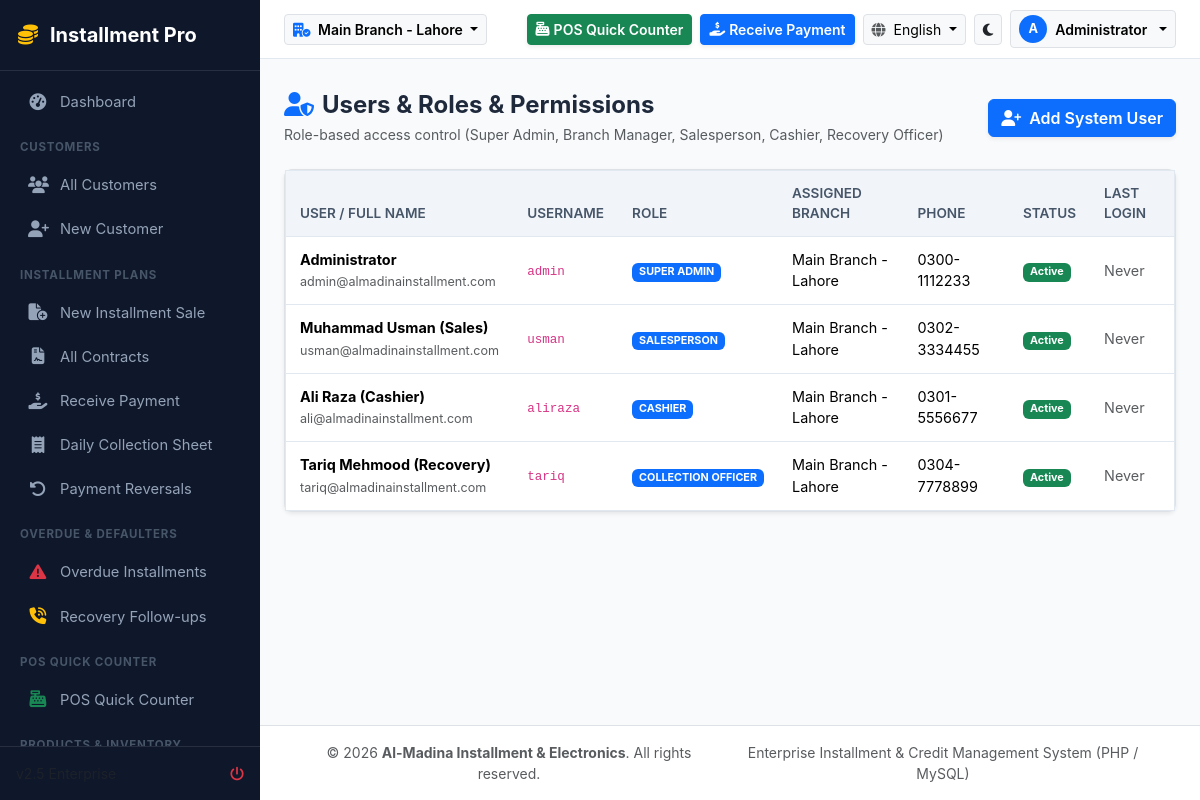
Screenshot of /users/index.php (signed in) with the database file from the repository.
### tables this page shows
CREATE TABLE IF NOT EXISTS `branches` (
    `id` INT AUTO_INCREMENT PRIMARY KEY,
    `branch_code` VARCHAR(20) NOT NULL UNIQUE,
    `name` VARCHAR(150) NOT NULL,
    `urdu_name` VARCHAR(150) NULL,
    `phone` VARCHAR(50) NULL,
    `address` TEXT NULL,
    `city` VARCHAR(100) DEFAULT 'Lahore',
    `is_active` TINYINT(1) DEFAULT 1,
    `created_at` TIMESTAMP DEFAULT CURRENT_TIMESTAMP
);

CREATE TABLE IF NOT EXISTS `users` (
    `id` INT AUTO_INCREMENT PRIMARY KEY,
    `branch_id` INT NULL,
    `role_id` INT NOT NULL,
    `full_name` VARCHAR(150) NOT NULL,
    `username` VARCHAR(60) NOT NULL UNIQUE,
    `email` VARCHAR(150) NULL,
    `phone` VARCHAR(50) NULL,
    `password_hash` VARCHAR(255) NOT NULL,
    `status` ENUM('active', 'inactive') DEFAULT 'active',
    `last_login` DATETIME NULL,
    `created_at` TIMESTAMP DEFAULT CURRENT_TIMESTAMP,
    FOREIGN KEY (`branch_id`) REFERENCES `branches`(`id`) ON DELETE SET NULL,
    FOREIGN KEY (`role_id`) REFERENCES `roles`(`id`)
);

CREATE TABLE IF NOT EXISTS `roles` (
    `id` INT AUTO_INCREMENT PRIMARY KEY,
    `role_name` VARCHAR(50) NOT NULL UNIQUE,
    `description` VARCHAR(255) NULL,
    `permissions` TEXT NULL,  
    `created_at` TIMESTAMP DEFAULT CURRENT_TIMESTAMP
);

### config/lang.php (called while the page is built, shortened)
<?php
function current_lang(): string {
    return $_SESSION['app_lang'] ?? 'en';
}
function is_rtl(): bool {
    return current_lang() === 'ur';
}
function __($key): string {
    $lang = current_lang();
    return $GLOBALS['LANG'][$lang][$key] ?? $GLOBALS['LANG']['en'][$key] ?? $key;
}

### config/auth.php (called while the page is built, shortened)
<?php
function is_logged_in(): bool {
    $userId = $_SESSION['installment_user_id'] ?? $_SESSION['user_id'] ?? null;
    return !empty($userId);
}
function current_user(): ?array {
    $userId = (int)($_SESSION['installment_user_id'] ?? $_SESSION['user_id'] ?? 0);
    return [
        'id' => $_SESSION['installment_user_id'] ?? $_SESSION['user_id'] ?? $userId,
        'username' => $_SESSION['username'] ?? 'User',
        'full_name' => $_SESSION['full_name'] ?? 'User',
        'role_id' => $_SESSION['role_id'] ?? 1,
        'role_name' => $_SESSION['role_name'] ?? 'User',
        'branch_id' => $_SESSION['branch_id'] ?? 1,
        'permissions' => $_SESSION['permissions'] ?? []
    ];
}
function current_branch_id(): int {
    return (int)($_SESSION['active_branch_id'] ?? 1);
}

### config/db.php (called while the page is built, shortened)
<?php
class DB {
    private static ?PDO $instance = null;
    public static function getConnection(): PDO {
        if (self::$instance === null) {
            try {
                $dsn = "mysql:host=" . DB_HOST . ";port=" . DB_PORT . ";dbname=" . DB_NAME . ";charset=utf8mb4";
                self::$instance = new PDO($dsn, DB_USER, DB_PASS, [
                    PDO::ATTR_ERRMODE            => PDO::ERRMODE_EXCEPTION,
                    PDO::ATTR_DEFAULT_FETCH_MODE => PDO::FETCH_ASSOC,
                    PDO::ATTR_EMULATE_PREPARES   => false,
                    PDO::MYSQL_ATTR_INIT_COMMAND => "SET NAMES utf8mb4"
                ]);
            } catch (PDOException $e) {
                die("Database Connection Error: " . htmlspecialchars($e->getMessage()) . "<br>Please ensure MySQL is running on port " . DB_PORT . " and run <a href='" . BASE_URL . "/setup.php'>setup.php</a>");
            }
        }
        return self::$instance;
    }
    public static function query(string $sql, array $params = []): PDOStatement {
        $stmt = self::getConnection()->prepare($sql);
        $stmt->execute($params);
        return $stmt;
    }
    public static function fetch(string $sql, array $params = []): ?array {
        $result = self::query($sql, $params)->fetch();
        return $result ?: null;
    }
    public static function fetchAll(string $sql, array $params = []): array {
        return self::query($sql, $params)->fetchAll();
    }
}

### users/index.php (the view, shortened to what this page needs)
<?php
require_once __DIR__ . '/../includes/header.php';
$users = DB::fetchAll("SELECT u.*, r.role_name, b.name as branch_name
    FROM users u
    JOIN roles r ON u.role_id = r.id
    LEFT JOIN branches b ON u.branch_id = b.id
    ORDER BY u.id ASC");
?>
<div class="d-flex justify-content-between align-items-center mb-4">
    <div>
        <h4 class="fw-bold mb-1"><i class="fa-solid fa-user-shield text-primary me-2"></i><?= __('users') ?> & Permissions</h4>
        <p class="text-muted small mb-0">Role-based access control (Super Admin, Branch Manager, Salesperson, Cashier, Recovery Officer)</p>
    </div>
    <button type="button" class="btn btn-primary fw-semibold shadow-sm" data-bs-toggle="modal" data-bs-target="#newUserModal">
        <i class="fa-solid fa-user-plus me-1"></i> Add System User
    </button>
</div>
<div class="card border rounded-3 shadow-sm">
    <div class="table-responsive">
        <table class="table table-hover align-middle mb-0 table-custom">
            <thead>
                <tr>
                    <th>User / Full Name</th>
                    <th>Username</th>
                    <th>Role</th>
                    <th>Assigned Branch</th>
                    <th>Phone</th>
                    <th>Status</th>
                    <th>Last Login</th>
                </tr>
            </thead>
            <tbody>
                <?php foreach ($users as $u): ?>
                <tr>
                    <td>
                        <div class="fw-bold"><?= htmlspecialchars($u['full_name']) ?></div>
                        <small class="text-muted"><?= htmlspecialchars($u['email'] ?: '-') ?></small>
                    </td>
                    <td><code><?= htmlspecialchars($u['username']) ?></code></td>
                    <td><span class="badge bg-primary text-uppercase"><?= htmlspecialchars($u['role_name']) ?></span></td>
                    <td><?= htmlspecialchars($u['branch_name'] ?? 'Main Branch') ?></td>
                    <td><?= htmlspecialchars($u['phone'] ?: '-') ?></td>
                    <td>
                        <span class="badge bg-<?= $u['status'] === 'active' ? 'success' : 'danger' ?>"><?= ucfirst($u['status']) ?></span>
                    </td>
                    <td class="small text-muted"><?= $u['last_login'] ? format_date($u['last_login'], 'd M Y h:i A') : 'Never' ?></td>
                </tr>
                <?php endforeach; ?>
            </tbody>
        </table>
    </div>
</div>
<?php require_once __DIR__ . '/../includes/footer.php'; ?>

### includes/header.php (shortened to what this page needs)
<?php
$currentUser = current_user();
$activeBranchId = current_branch_id();
$branches = DB::fetchAll("SELECT * FROM branches WHERE is_active = 1 ORDER BY id ASC");
$activeBranch = DB::fetch("SELECT * FROM branches WHERE id = ?", [$activeBranchId]) ?? ($branches[0] ?? ['name' => 'Main Branch']);
$themeMode = $_SESSION['theme_mode'] ?? 'light';
$lang = current_lang();
$isRtl = is_rtl();
?>
<!DOCTYPE html>
<html lang="<?= $lang ?>" dir="<?= $isRtl ? 'rtl' : 'ltr' ?>" data-bs-theme="<?= $themeMode ?>">
<head>
    <link rel="stylesheet" href="https://cdn.jsdelivr.net/npm/bootstrap@5.3.2/dist/css/bootstrap.min.css">
    <link rel="stylesheet" href="https://cdnjs.cloudflare.com/ajax/libs/font-awesome/6.5.1/css/all.min.css">
    <link rel="stylesheet" href="<?= BASE_URL ?>/assets/css/custom.css">
</head>
<body dir="<?= $isRtl ? 'rtl' : 'ltr' ?>">
<div id="app-wrapper">
    <?php include __DIR__ . '/sidebar.php'; ?>
    <div id="main-content">
        <header class="top-navbar">
            <div class="d-flex align-items-center gap-3">
                <div class="dropdown">
                    <button class="btn btn-sm btn-light border dropdown-toggle fw-semibold" type="button" data-bs-override="true" data-bs-toggle="dropdown">
                        <i class="fa-solid fa-building-circle-check text-primary me-1"></i>
                        <?= htmlspecialchars($isRtl && !empty($activeBranch['urdu_name']) ? $activeBranch['urdu_name'] : $activeBranch['name']) ?>
                    </button>
                </div>
            </div>
            <div class="d-flex align-items-center gap-2">
                <a href="<?= BASE_URL ?>/pos/index.php" class="btn btn-sm btn-success fw-semibold d-none d-sm-inline-flex align-items-center gap-1 shadow-sm">
                    <i class="fa-solid fa-cash-register"></i> <?= __('pos') ?>
                </a>
                <a href="<?= BASE_URL ?>/collection/receive.php" class="btn btn-sm btn-primary fw-semibold d-none d-md-inline-flex align-items-center gap-1 shadow-sm">
                    <i class="fa-solid fa-hand-holding-dollar"></i> <?= __('receive_payment') ?>
                </a>
                <div class="dropdown">
                    <button class="btn btn-sm btn-light border dropdown-toggle" type="button" data-bs-toggle="dropdown">
                        <i class="fa-solid fa-globe text-muted me-1"></i>
                        <?= $lang === 'ur' ? 'اردو' : 'English' ?>
                    </button>
                </div>
                <a href="?theme=<?= $themeMode === 'light' ? 'dark' : 'light' ?>" class="btn btn-sm btn-light border" title="Toggle Light/Dark Theme">
                    <i class="fa-solid <?= $themeMode === 'light' ? 'fa-moon text-dark' : 'fa-sun text-warning' ?>"></i>
                </a>
                <div class="dropdown">
                    <button class="btn btn-sm btn-light border dropdown-toggle d-flex align-items-center gap-2" type="button" data-bs-toggle="dropdown">
                        <div class="bg-primary text-white rounded-circle d-flex align-items-center justify-content-center" style="width:28px;height:28px;font-size:0.8rem;font-weight:700;">
                            <?= strtoupper(substr($currentUser['username'] ?? 'U', 0, 1)) ?>
                        </div>
                        <span class="d-none d-md-inline fw-semibold"><?= htmlspecialchars($currentUser['full_name']) ?></span>
                    </button>
                </div>
            </div>
        </header>
        <div class="container-fluid pt-3 px-4">
        </div>
        <main class="flex-grow-1 px-4 py-3">

### assets/css/custom.css (style rules this page uses)
:root { --primary-color: #1e3a8a; --primary-hover: #172554; --secondary-color: #0d9488; --accent-color: #f59e0b; --bg-light: #f8fafc; --card-bg: #ffffff; --text-main: #1e293b; --text-muted: #64748b; --border-color: #e2e8f0; --sidebar-width: 260px; --sidebar-bg: #0f172a; --sidebar-text: #94a3b8; --sidebar-active: #2563eb; }
html, body { height: 100%; margin: 0; padding: 0; overflow: hidden; }
body { background-color: var(--bg-light); color: var(--text-main); font-family: -apple-system, BlinkMacSystemFont, "Segoe UI", Roboto, "Helvetica Neue", Arial, sans-serif; min-height: 100vh; display: flex; flex-direction: column; }
#app-wrapper { display: flex; height: 100vh; max-height: 100vh; width: 100%; overflow: hidden; }
#main-content { flex-grow: 1; height: 100vh; max-height: 100vh; display: flex; flex-direction: column; overflow-y: auto; overflow-x: hidden; }
.top-navbar { position: sticky; top: 0; z-index: 1020; background: var(--card-bg); border-bottom: 1px solid var(--border-color); padding: 10px 24px; display: flex; align-items: center; justify-content: space-between; flex-shrink: 0; }
.table-custom { background: var(--card-bg); border-radius: 10px; border: 1px solid var(--border-color); }
.table-responsive { min-height: 280px; overflow-x: auto; }
.table-custom thead th { background: #f1f5f9; color: #475569; font-weight: 600; font-size: 0.85rem; text-transform: uppercase; border-bottom: 1px solid var(--border-color); padding: 12px 14px; }
.table-custom tbody td { padding: 12px 14px; vertical-align: middle; font-size: 0.9rem; border-bottom: 1px solid var(--border-color); }

### rows the page displays
branches: name "Main Branch - Lahore"
users: full_name "Administrator", email "admin@almadinainstallment.com", username "admin", role.role_name "SUPER ADMIN", branch.name "Main Branch - Lahore", phone "0300-1112233", status "Active", shows "Never"
users: full_name "Muhammad Usman (Sales)", email "usman@almadinainstallment.com", username "usman", role.role_name "SALESPERSON", branch.name "Main Branch - Lahore", phone "0302-3334455", status "Active", shows "Never"
users: full_name "Ali Raza (Cashier)", email "ali@almadinainstallment.com", username "aliraza", role.role_name "CASHIER", branch.name "Main Branch - Lahore", phone "0301-5556677", status "Active", shows "Never"
users: full_name "Tariq Mehmood (Recovery)", email "tariq@almadinainstallment.com", username "tariq", role.role_name "COLLECTION OFFICER", branch.name "Main Branch - Lahore", phone "0304-7778899", status "Active", shows "Never"

### other values shown
__('app_name') "Installment Pro"
__('dashboard') "Dashboard"
__('customers') "CUSTOMERS"
__('customer_list') "All Customers"
__('new_customer') "New Customer"
__('installment_plans') "INSTALLMENT PLANS"
__('new_contract') "New Installment Sale"
__('all_contracts') "All Contracts"
__('receive_payment') "Receive Payment"
__('daily_collection') "Daily Collection Sheet"
__('payment_reversals') "Payment Reversals"
__('defaulters') "OVERDUE & DEFAULTERS"
__('overdue_list') "Overdue Installments"
__('followups') "Recovery Follow-ups"
__('pos') "POS QUICK COUNTER"
